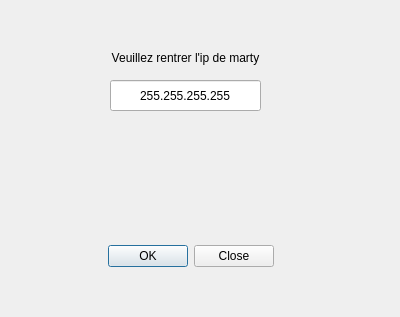
<?xml version="1.0" encoding="UTF-8"?>
<ui version="4.0">
 <class>Dialog</class>
 <widget class="QDialog" name="Dialog">
  <property name="geometry">
   <rect>
    <x>0</x>
    <y>0</y>
    <width>400</width>
    <height>317</height>
   </rect>
  </property>
  <property name="windowTitle">
   <string>Dialog</string>
  </property>
  <widget class="QDialogButtonBox" name="buttonBox">
   <property name="geometry">
    <rect>
     <x>20</x>
     <y>240</y>
     <width>341</width>
     <height>32</height>
    </rect>
   </property>
   <property name="orientation">
    <enum>Qt::Horizontal</enum>
   </property>
   <property name="standardButtons">
    <set>QDialogButtonBox::Close|QDialogButtonBox::Ok</set>
   </property>
   <property name="centerButtons">
    <bool>true</bool>
   </property>
  </widget>
  <widget class="QLineEdit" name="IPInput">
   <property name="enabled">
    <bool>true</bool>
   </property>
   <property name="geometry">
    <rect>
     <x>110</x>
     <y>80</y>
     <width>151</width>
     <height>31</height>
    </rect>
   </property>
   <property name="text">
    <string>255.255.255.255</string>
   </property>
   <property name="maxLength">
    <number>15</number>
   </property>
   <property name="alignment">
    <set>Qt::AlignCenter</set>
   </property>
   <property name="dragEnabled">
    <bool>true</bool>
   </property>
   <property name="cursorMoveStyle">
    <enum>Qt::VisualMoveStyle</enum>
   </property>
   <property name="clearButtonEnabled">
    <bool>false</bool>
   </property>
  </widget>
  <widget class="QLabel" name="textConnexion">
   <property name="geometry">
    <rect>
     <x>100</x>
     <y>50</y>
     <width>171</width>
     <height>16</height>
    </rect>
   </property>
   <property name="text">
    <string>Veuillez rentrer l'ip de marty</string>
   </property>
   <property name="alignment">
    <set>Qt::AlignCenter</set>
   </property>
  </widget>
 </widget>
 <resources/>
 <connections>
  <connection>
   <sender>buttonBox</sender>
   <signal>accepted()</signal>
   <receiver>Dialog</receiver>
   <slot>accept()</slot>
   <hints>
    <hint type="sourcelabel">
     <x>248</x>
     <y>254</y>
    </hint>
    <hint type="destinationlabel">
     <x>157</x>
     <y>274</y>
    </hint>
   </hints>
  </connection>
  <connection>
   <sender>buttonBox</sender>
   <signal>rejected()</signal>
   <receiver>Dialog</receiver>
   <slot>reject()</slot>
   <hints>
    <hint type="sourcelabel">
     <x>316</x>
     <y>260</y>
    </hint>
    <hint type="destinationlabel">
     <x>286</x>
     <y>274</y>
    </hint>
   </hints>
  </connection>
 </connections>
</ui>
